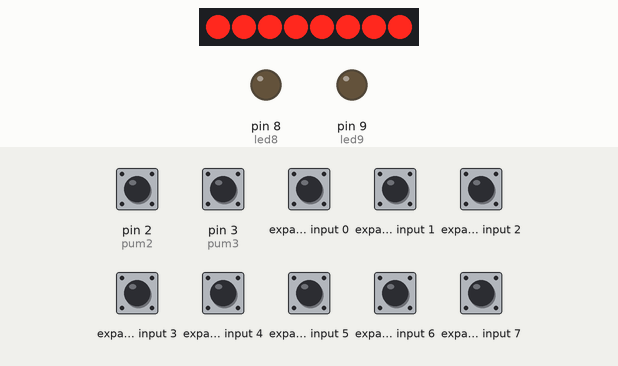
This sketch was run on a simulated Arduino Uno, built with avr-gcc and run on an emulated ATmega328P. Shown: 8 port-expander outputs drawn as a row of LEDs (first output left, lit = HIGH), output pins drawn as LEDs (lit = HIGH). Wiring (inferred from the names in the program): PCF8574 port expander at I2C address 0x20. Wiring (inferred from the signals the program sends): row of LEDs: on Q0, Q1, Q2, Q3, Q4, Q5, Q6, Q7. Inputs (shaded band) come from the test bench; at power-on: expander input 0–7, pin 2 (pum2), pin 3 (pum3) HIGH.

Above: at 1.3 s.
1.4 s: pin 2 (pum2) pulled LOW for 0.15 s
3.0 s: pin 2 (pum2) pulled LOW for 1 s
At 3.23 s:
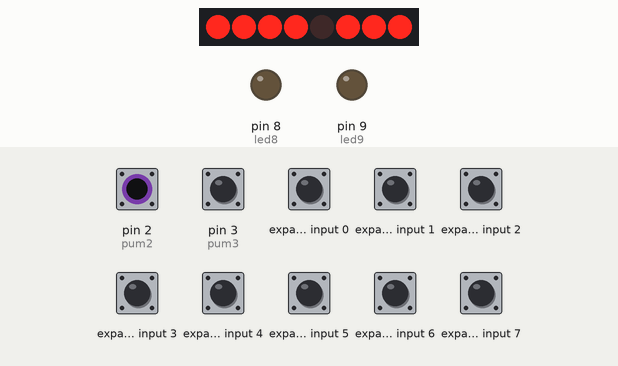
4.6 s: pin 3 (pum3) pulled LOW for 3.2 s
Timing chart, 0 to 14.4 s (numbered marks = the images above; inputs shaded):
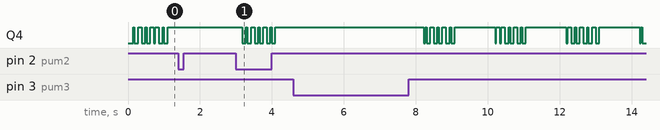

Measured:
- after the input at 1.4 s, every drawn part: stays the same
- after the input at 3.0 s, Q4: HIGH → LOW after 0.18 s, then repeats every 0.34 s: HIGH 0.04 s, LOW 0.10 s, HIGH 0.10 s, LOW 0.10 s

The sketch:

17.ino
```cpp
#include <Wire.h>
#include <hd44780.h> // main hd44780 header
#include <hd44780_I2Cexp.h> // i2c expander i/o class header
hd44780_I2Cexp lcd; // declare lcd object: auto locate & config exapander chip
const int LCD_COLS = 16;
const int LCD_ROWS = 2;
int sec=0;
int minutes=0;
int hours=0;
int led8=8;
int led9=9;
int pum2=2;
int pum3=3;
bool canstop=1;
bool stopping=0;
ISR(TIMER1_COMPA_vect)
{
  if(stopping==0)
 sec++;
 if (sec >= 60)
 {
 minutes++;
 sec = 0;
 }
 if (minutes >= 60)
 {
 hours++;
 minutes = 0;
 }
}
void setup() {
  int status;
status = lcd.begin(LCD_COLS, LCD_ROWS);
if(status) // non zero status means it was unsuccesful
{
 // begin() failed so blink error code using the onboard LED if possible
 hd44780::fatalError(status); // does not return
}
 noInterrupts(); // disable all interrupts
 // Clear Timer/Counter Control Register for Interrupt 1, bytes A and B (TCCR1?)
 TCCR1A = 0; // Clear TCCR1A/B registers
 TCCR1B = 0;
 TCNT1 = 0; // Initialize counter value to 0 (16-bit counter register)
 // set compare match register for TIMER1: CLOCKFREQUENCY / frequency / prescaler - 1
 OCR1A = 15624; // 16MHz/(1Hz*1024) – 1 (must be <65536)
 // Timer/Counter Control Register for Interrupt 1 on register B
TCCR1B |= (1 << WGM12); // Mode 4, turn on CTC mode
 // Clock Select Bit, Set CS12, CS11 and CS10 bits
 TCCR1B |= (1 << CS12) | (1 << CS10); // Set CS10 and CS12 bits for 1024 prescaler
 TIMSK1 |= (1 << OCIE1A); // enable timer compare interrupt , The value in OCR1A is used for compare
 interrupts(); // enable all interrupts
  pinMode(led8,OUTPUT);
  pinMode(led9,OUTPUT);
  pinMode(pum2,INPUT_PULLUP);
  pinMode(pum3,INPUT_PULLUP);
}

void loop() {
  lcd.print(hours);
  lcd.print(":");
  lcd.print(minutes);
  lcd.print(":");
  lcd.print(sec);
  delay(10);
  if (!digitalRead(pum2)&&canstop==1&&stopping==0)
  {
    stopping=1;
    canstop=0;
  }
    if (!digitalRead(pum2)&&canstop==1&&stopping==1)
  {
    stopping=0;
    canstop=0;
  }
  if (digitalRead(pum2))
  {
    canstop=1;
  }
  if (!digitalRead(pum3))
  {
    sec=0;
    minutes=0;
    hours=0;
  }
  lcd.clear();
}
```
